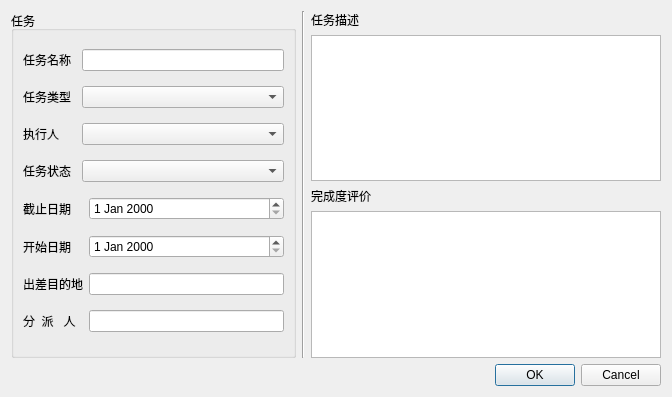
<?xml version="1.0" encoding="UTF-8"?>
<ui version="4.0">
 <class>TaskEditDialog</class>
 <widget class="QDialog" name="TaskEditDialog">
  <property name="geometry">
   <rect>
    <x>0</x>
    <y>0</y>
    <width>672</width>
    <height>397</height>
   </rect>
  </property>
  <property name="windowTitle">
   <string>Dialog</string>
  </property>
  <property name="windowIcon">
   <iconset theme="QIcon::ThemeIcon::DocumentNew"/>
  </property>
  <layout class="QGridLayout" name="gridLayout_2">
   <item row="0" column="0" rowspan="4">
    <widget class="QGroupBox" name="groupBox">
     <property name="title">
      <string>任务</string>
     </property>
     <layout class="QGridLayout" name="gridLayout">
      <item row="0" column="0">
       <widget class="QLabel" name="label">
        <property name="text">
         <string>任务名称</string>
        </property>
       </widget>
      </item>
      <item row="0" column="1" colspan="2">
       <widget class="QLineEdit" name="taskNameLineEdit"/>
      </item>
      <item row="1" column="0">
       <widget class="QLabel" name="label_2">
        <property name="text">
         <string>任务类型</string>
        </property>
       </widget>
      </item>
      <item row="1" column="1" colspan="2">
       <widget class="QComboBox" name="taskTypeComboBox"/>
      </item>
      <item row="2" column="0">
       <widget class="QLabel" name="label_3">
        <property name="text">
         <string>执行人</string>
        </property>
       </widget>
      </item>
      <item row="2" column="1" colspan="2">
       <widget class="QComboBox" name="assigneeComboBox"/>
      </item>
      <item row="3" column="0">
       <widget class="QLabel" name="label_5">
        <property name="text">
         <string>任务状态</string>
        </property>
       </widget>
      </item>
      <item row="3" column="1" colspan="2">
       <widget class="QComboBox" name="statusComboBox"/>
      </item>
      <item row="4" column="0">
       <widget class="QLabel" name="label_6">
        <property name="text">
         <string>截止日期</string>
        </property>
       </widget>
      </item>
      <item row="4" column="2">
       <widget class="QDateEdit" name="dueDateEdit"/>
      </item>
      <item row="5" column="0">
       <widget class="QLabel" name="labelForStartDate">
        <property name="text">
         <string>开始日期</string>
        </property>
       </widget>
      </item>
      <item row="5" column="2">
       <widget class="QDateEdit" name="startDateEdit"/>
      </item>
      <item row="6" column="0" colspan="2">
       <widget class="QLabel" name="labelForDestination">
        <property name="text">
         <string>出差目的地</string>
        </property>
       </widget>
      </item>
      <item row="6" column="2">
       <widget class="QLineEdit" name="destinationLineEdit"/>
      </item>
      <item row="7" column="0">
       <widget class="QLabel" name="label_4">
        <property name="text">
         <string>分  派   人</string>
        </property>
       </widget>
      </item>
      <item row="7" column="2">
       <widget class="QLineEdit" name="assignerLineEdit"/>
      </item>
     </layout>
    </widget>
   </item>
   <item row="0" column="1" rowspan="4">
    <widget class="Line" name="line">
     <property name="orientation">
      <enum>Qt::Orientation::Vertical</enum>
     </property>
    </widget>
   </item>
   <item row="0" column="2">
    <widget class="QLabel" name="label_9">
     <property name="text">
      <string>任务描述</string>
     </property>
    </widget>
   </item>
   <item row="1" column="2" colspan="2">
    <widget class="QTextEdit" name="descriptionTextEdit"/>
   </item>
   <item row="2" column="2">
    <widget class="QLabel" name="label_10">
     <property name="text">
      <string>完成度评价</string>
     </property>
    </widget>
   </item>
   <item row="3" column="2" colspan="2">
    <widget class="QTextEdit" name="evaluationTextEdit"/>
   </item>
   <item row="4" column="3">
    <widget class="QDialogButtonBox" name="buttonBox">
     <property name="orientation">
      <enum>Qt::Orientation::Horizontal</enum>
     </property>
     <property name="standardButtons">
      <set>QDialogButtonBox::StandardButton::Cancel|QDialogButtonBox::StandardButton::Ok</set>
     </property>
    </widget>
   </item>
  </layout>
 </widget>
 <resources/>
 <connections>
  <connection>
   <sender>buttonBox</sender>
   <signal>accepted()</signal>
   <receiver>TaskEditDialog</receiver>
   <slot>accept()</slot>
   <hints>
    <hint type="sourcelabel">
     <x>248</x>
     <y>254</y>
    </hint>
    <hint type="destinationlabel">
     <x>157</x>
     <y>274</y>
    </hint>
   </hints>
  </connection>
  <connection>
   <sender>buttonBox</sender>
   <signal>rejected()</signal>
   <receiver>TaskEditDialog</receiver>
   <slot>reject()</slot>
   <hints>
    <hint type="sourcelabel">
     <x>316</x>
     <y>260</y>
    </hint>
    <hint type="destinationlabel">
     <x>286</x>
     <y>274</y>
    </hint>
   </hints>
  </connection>
 </connections>
</ui>
